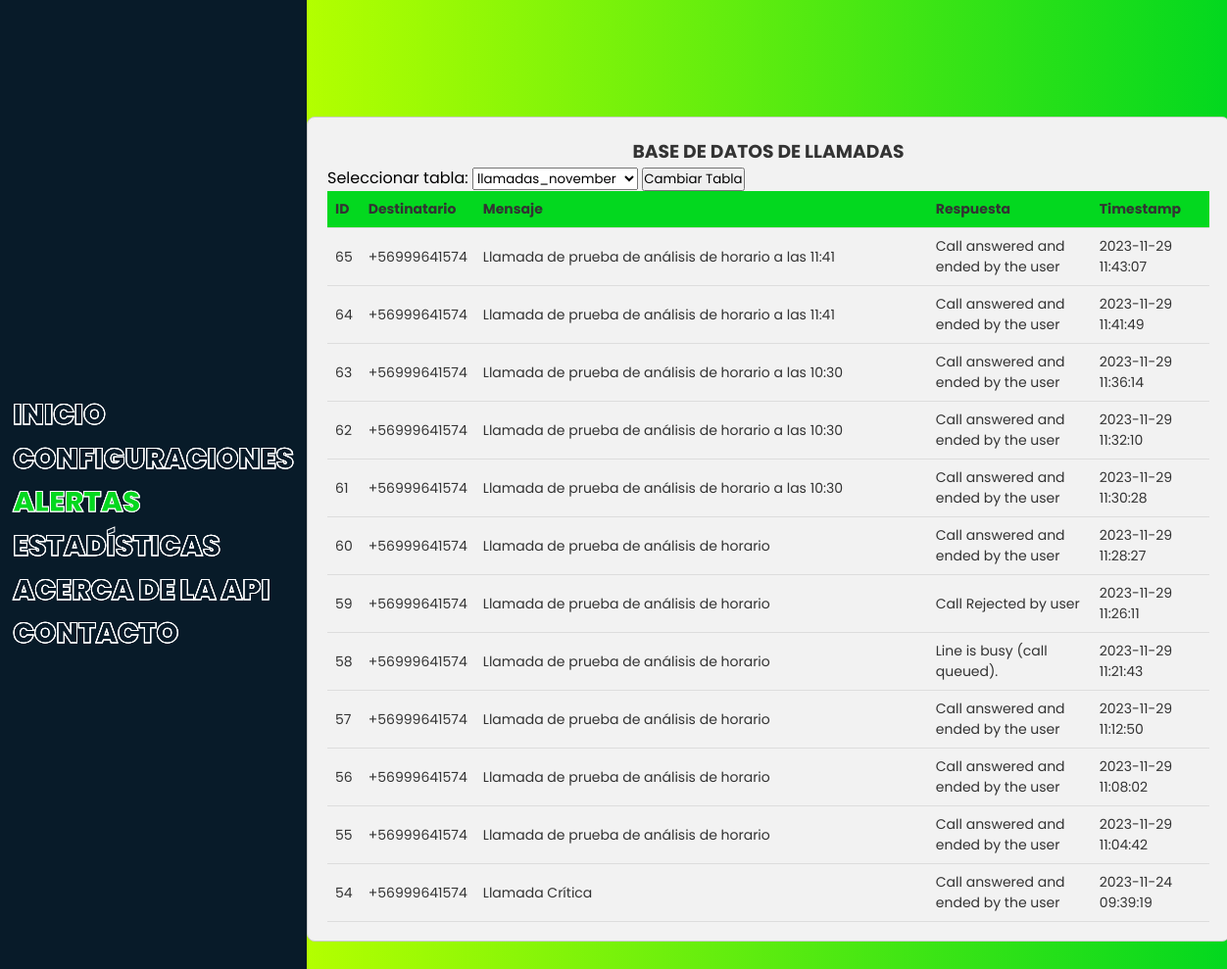
/ALERTAS (lower part), run on an earlier commit of the app's database.
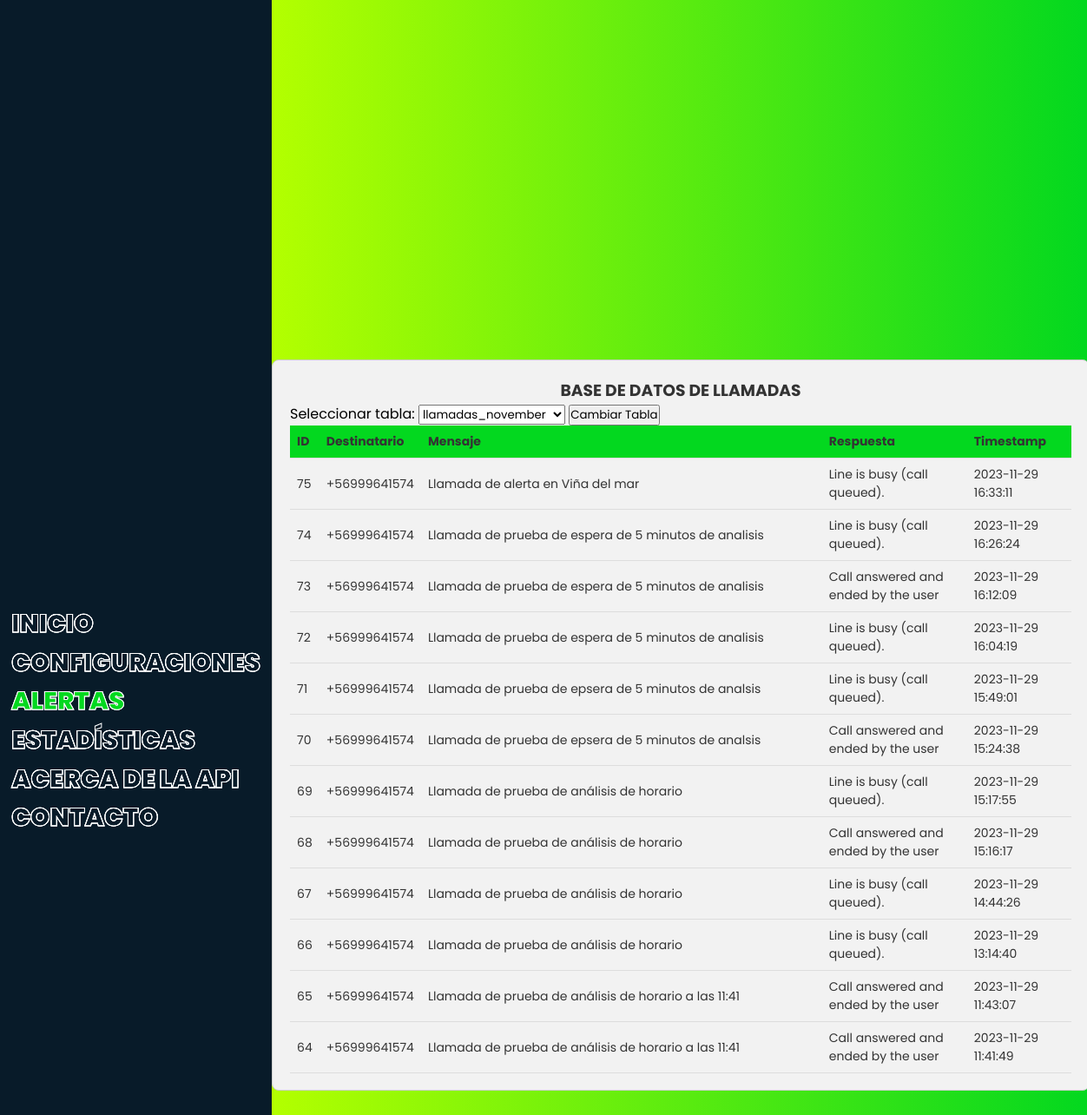
And on a later commit of the database.
### tables this page shows
CREATE TABLE llamadas_november (
            id INTEGER PRIMARY KEY AUTOINCREMENT,
            destinatario TEXT,
            mensaje TEXT,
            respuesta TEXT,
            timestamp DATETIME
        );

### webapp2.py (the view)
@app.route('/ALERTAS', methods=['GET', 'POST'])
def mostrar_llamadas():
    tablas = get_lista_tablas()
    if request.method == 'POST':
        tabla_seleccionada = request.form['tabla']
        llamadas = obtener_llamadas(tabla_seleccionada)
        return render_template('alertas.html', llamadas=llamadas, tablas=tablas, tabla_seleccionada=tabla_seleccionada)
    tabla_default = 'llamadas_november'  # Cambia esto según tu necesidad
    llamadas = obtener_llamadas(tabla_default)
    return render_template('alertas.html', llamadas=llamadas, tablas=tablas, tabla_seleccionada=tabla_default)

### webapp2.py (called while the page is built)
def obtener_llamadas(tabla):
    conn = sqlite3.connect('llamadas.db')
    cursor = conn.cursor()
    cursor.execute(f"SELECT * FROM {tabla} ORDER BY id DESC")
    llamadas = cursor.fetchall()
    conn.close()
    return llamadas

def get_lista_tablas():
    conn = sqlite3.connect('llamadas.db')
    cursor = conn.cursor()
    cursor.execute("SELECT name FROM sqlite_master WHERE type='table' AND name LIKE 'llamadas_%'")
    tablas = [row[0] for row in cursor.fetchall()]
    conn.close()
    return tablas

### templates/alertas.html (shortened to what this page needs)
<!DOCTYPE html>
<html>
<head>
    <link rel="stylesheet" href="static/alertas.css">
</head>
<body>
    <main>
        <nav>
            <ul>
                <li><a href="/INICIO" data-text="INICIO">INICIO</a></li>
                <li><a href="/CONFIG" data-text="CONFIGURACIONES">CONFIGURACIONES</a></li>
                <li><a href="/ALERTAS" id="config-link"  data-text="ALERTAS">ALERTAS</a></li>
                <li><a href="/ESTADISTICAS" data-text="ESTADISTICAS">ESTADÍSTICAS</a></li>
                <li><a href="/ABOUTAPI" data-text="ACERCA DE LA API">ACERCA DE LA API</a></li>
                <li><a href="/CONTACTO" data-text="CONTACTO">CONTACTO</a></li>
            </ul>
        </nav>
        <section id="MAIN-BOX">
            <section id="BOX1">
                <h1>BASE DE DATOS DE LLAMADAS</h1>
                <form action="/ALERTAS" method="post">
                    <label for="tabla">Seleccionar tabla:</label>
                    <select id="tabla" name="tabla">
                        {% for tabla in tablas %}
                            {% if tabla == tabla_seleccionada %}
                                <option value="{{ tabla }}" selected>{{ tabla }}</option>
                            {% else %}
                                <option value="{{ tabla }}">{{ tabla }}</option>
                            {% endif %}
                        {% endfor %}
                    </select>
                    <input type="submit" value="Cambiar Tabla">
                </form>
                <div class="table-container">
                    <table class="styled-table">
                        <thead>
                            <tr>
                                <th>ID</th>
                                <th>Destinatario</th>
                                <th>Mensaje</th>
                                <th>Respuesta</th>
                                <th>Timestamp</th>
                            </tr>
                        </thead>
                        <tbody>
                            {% for llamada in llamadas %}
                            <tr>
                                <td>{{ llamada[0] }}</td>
                                <td>{{ llamada[1] }}</td>
                                <td>{{ llamada[2] }}</td>
                                <td>{{ llamada[3] }}</td>
                                <td>{{ llamada[4] }}</td>
                            </tr>
                            {% endfor %}
                        </tbody>
                    </table>
                </div>
            </section>
        </section>
    </main>
</body>
</html>

What changed in the data, as far as the page shows it:
no longer on this page (row unchanged): llamadas_november: id "63", destinatario "+56999641574", mensaje "Llamada de prueba de análisis de horario a las 10:30", respuesta "Call answered and ended by the user", timestamp "2023-11-29 11:36:14"
no longer on this page (row unchanged): llamadas_november: id "62", destinatario "+56999641574", mensaje "Llamada de prueba de análisis de horario a las 10:30", respuesta "Call answered and ended by the user", timestamp "2023-11-29 11:32:10"
no longer on this page (row unchanged): llamadas_november: id "61", destinatario "+56999641574", mensaje "Llamada de prueba de análisis de horario a las 10:30", respuesta "Call answered and ended by the user", timestamp "2023-11-29 11:30:28"
no longer on this page (row unchanged): llamadas_november: id "60", destinatario "+56999641574", mensaje "Llamada de prueba de análisis de horario", respuesta "Call answered and ended by the user", timestamp "2023-11-29 11:28:27"
no longer on this page (row unchanged): llamadas_november: id "59", destinatario "+56999641574", mensaje "Llamada de prueba de análisis de horario", respuesta "Call Rejected by user", timestamp "2023-11-29 11:26:11"
no longer on this page (row unchanged): llamadas_november: id "58", destinatario "+56999641574", mensaje "Llamada de prueba de análisis de horario", respuesta "Line is busy (call queued).", timestamp "2023-11-29 11:21:43"
no longer on this page (row unchanged): llamadas_november: id "57", destinatario "+56999641574", mensaje "Llamada de prueba de análisis de horario", respuesta "Call answered and ended by the user", timestamp "2023-11-29 11:12:50"
no longer on this page (row unchanged): llamadas_november: id "56", destinatario "+56999641574", mensaje "Llamada de prueba de análisis de horario", respuesta "Call answered and ended by the user", timestamp "2023-11-29 11:08:02"
no longer on this page (row unchanged): llamadas_november: id "55", destinatario "+56999641574", mensaje "Llamada de prueba de análisis de horario", respuesta "Call answered and ended by the user", timestamp "2023-11-29 11:04:42"
no longer on this page (row unchanged): llamadas_november: id "54", destinatario "+56999641574", mensaje "Llamada Crítica", respuesta "Call answered and ended by the user", timestamp "2023-11-24 09:39:19"
added llamadas_november: id "75", destinatario "+56999641574", mensaje "Llamada de alerta en Viña del mar", respuesta "Line is busy (call queued).", timestamp "2023-11-29 16:33:11"
added llamadas_november: id "74", destinatario "+56999641574", mensaje "Llamada de prueba de espera de 5 minutos de analisis", respuesta "Line is busy (call queued).", timestamp "2023-11-29 16:26:24"
added llamadas_november: id "73", destinatario "+56999641574", mensaje "Llamada de prueba de espera de 5 minutos de analisis", respuesta "Call answered and ended by the user", timestamp "2023-11-29 16:12:09"
added llamadas_november: id "72", destinatario "+56999641574", mensaje "Llamada de prueba de espera de 5 minutos de analisis", respuesta "Line is busy (call queued).", timestamp "2023-11-29 16:04:19"
added llamadas_november: id "71", destinatario "+56999641574", mensaje "Llamada de prueba de epsera de 5 minutos de analsis", respuesta "Line is busy (call queued).", timestamp "2023-11-29 15:49:01"
added llamadas_november: id "70", destinatario "+56999641574", mensaje "Llamada de prueba de epsera de 5 minutos de analsis", respuesta "Call answered and ended by the user", timestamp "2023-11-29 15:24:38"
added llamadas_november: id "69", destinatario "+56999641574", mensaje "Llamada de prueba de análisis de horario", respuesta "Line is busy (call queued).", timestamp "2023-11-29 15:17:55"
added llamadas_november: id "68", destinatario "+56999641574", mensaje "Llamada de prueba de análisis de horario", respuesta "Call answered and ended by the user", timestamp "2023-11-29 15:16:17"
added llamadas_november: id "67", destinatario "+56999641574", mensaje "Llamada de prueba de análisis de horario", respuesta "Line is busy (call queued).", timestamp "2023-11-29 14:44:26"
added llamadas_november: id "66", destinatario "+56999641574", mensaje "Llamada de prueba de análisis de horario", respuesta "Line is busy (call queued).", timestamp "2023-11-29 13:14:40"
